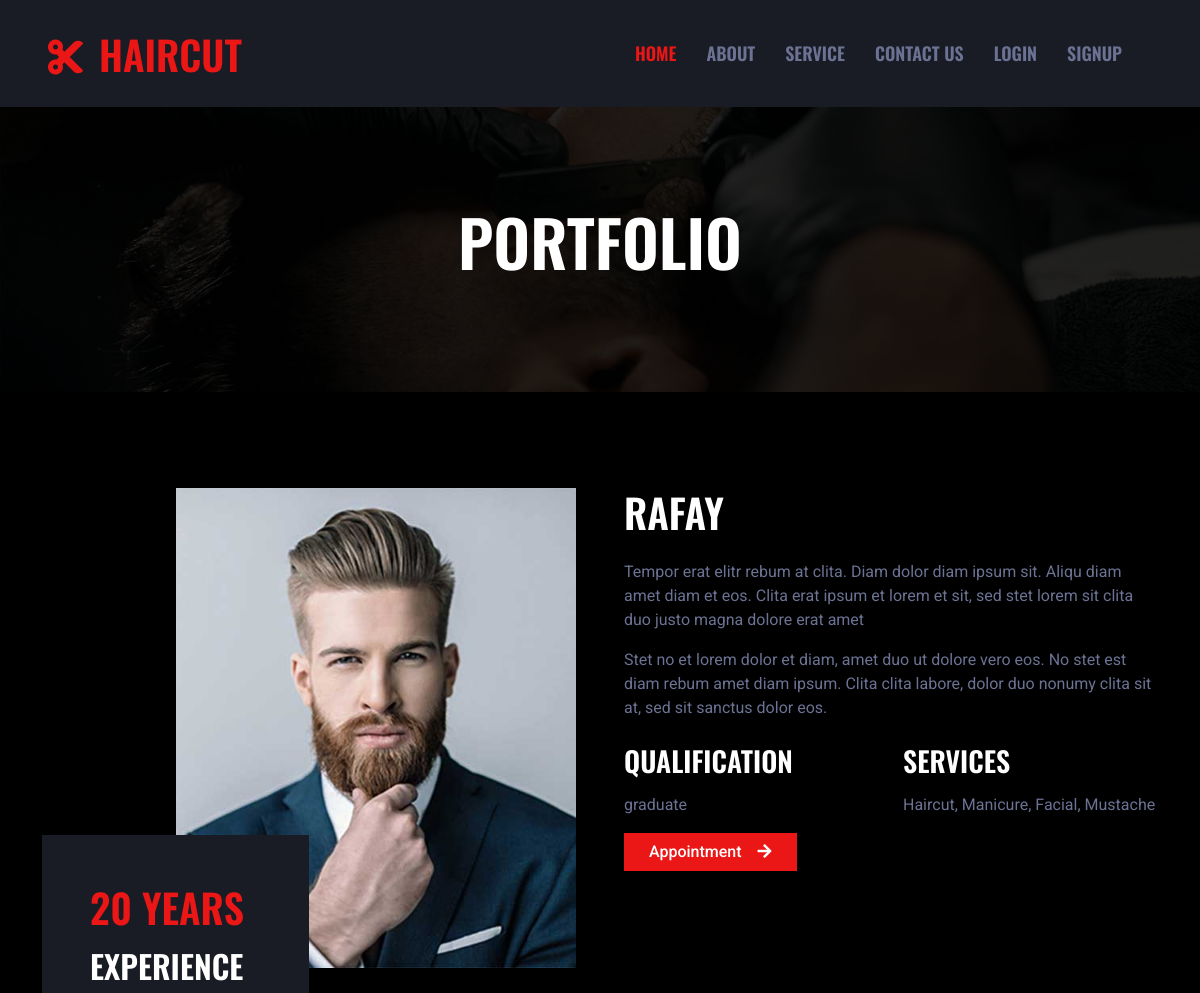
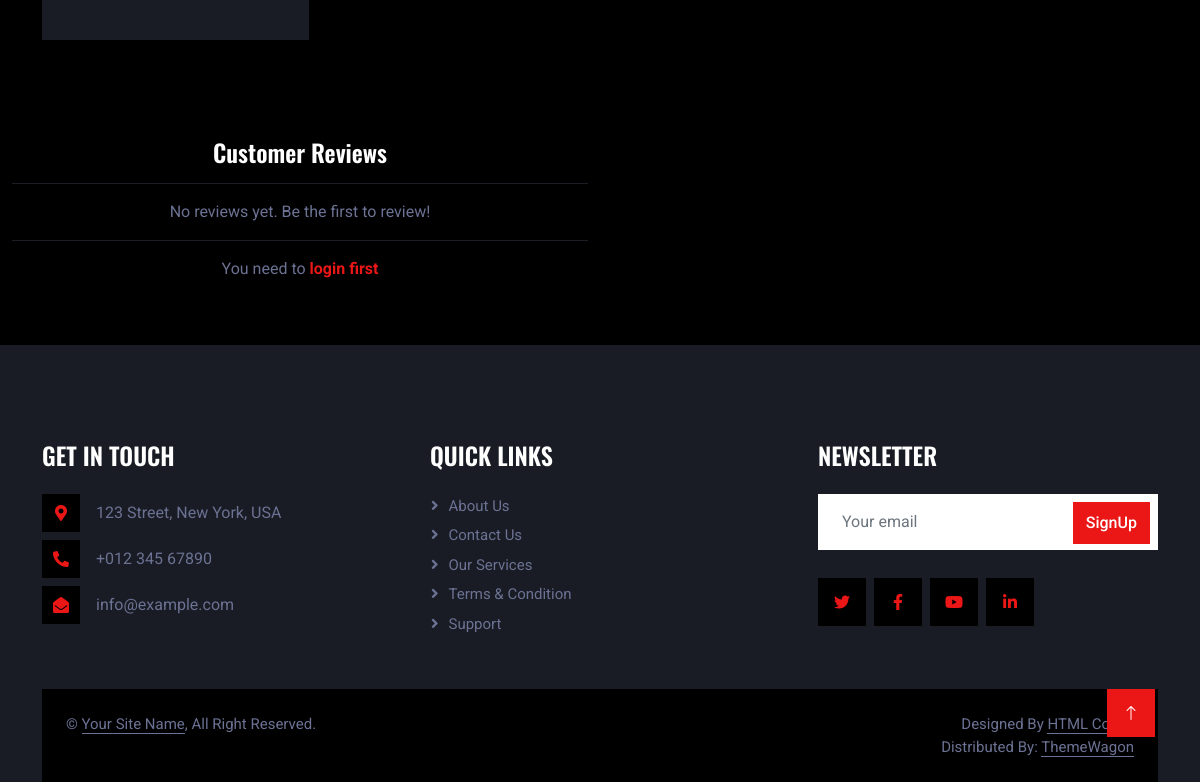
Screenshot of /users/stylistabout.php?id=7 with the database file from the repository (2 pictures, top to bottom).
### tables this page shows
CREATE TABLE `stylists` (
  `id` int(11) NOT NULL,
  `user_id` int(11) DEFAULT NULL,
  `experience` varchar(50) DEFAULT NULL,
  `qualification` varchar(50) DEFAULT NULL,
  `salary` bigint(20) DEFAULT NULL,
  `services` int(11) DEFAULT NULL,
  `image` text DEFAULT NULL,
  `portfolio` text DEFAULT NULL
);

CREATE TABLE `users` (
  `id` int(11) NOT NULL,
  `name` varchar(255) NOT NULL,
  `phone` varchar(50) DEFAULT NULL,
  `email` varchar(255) NOT NULL,
  `password` varchar(255) NOT NULL,
  `role` enum('0','1','2','3') NOT NULL,
  `img` text DEFAULT NULL
);

### users/stylistabout.php (the view, shortened to what this page needs)
<?php
include('header.php');
include('config.php');
$id = $_GET['id'];
$query = "SELECT stylists.*, users.name FROM stylists join users on stylists.user_id=users.id where stylists.id=$id";
$exe = mysqli_query($db, $query);
$row = mysqli_fetch_assoc($exe);
$query2 = "SELECT services.servicesname FROM stylist_services INNER JOIN stylists ON stylist_services.stylist_id = stylists.id INNER JOIN services ON stylist_services.service_id = services.id WHERE stylist_services.stylist_id = $id";
$exe2 = mysqli_query($db, $query2);
$services = [];
while ($row2 = mysqli_fetch_assoc($exe2)) {
    $services[] = $row2['servicesname'];
}
$servies_list = implode(', ', $services);
?>
<div class="container-fluid page-header py-5 mb-5 wow fadeIn" data-wow-delay="0.1s">
    <div class="container text-center py-5">
        <h1 class="display-3 text-white text-uppercase mb-3 animated slideInDown">Portfolio</h1>
    </div>
</div>
<div class="container-xxl py-5">
    <div class="container">
        <div class="row g-5">
            <div class="col-lg-6 wow fadeIn" data-wow-delay="0.1s">
                <div class="d-flex flex-column">
                    <img class="img-fluid w-75 align-self-end" src="../admin/stylist/<?php echo $row['image'] ?>" alt="">
                    <div class="w-50 bg-secondary p-5" style="margin-top: -25%;">
                        <h1 class="text-uppercase text-primary mb-3"><?php echo $row['experience'] ?></h1>
                        <h2 class="text-uppercase mb-0">Experience</h2>
                    </div>
                </div>
            </div>
            <div class="col-lg-6 wow fadeIn" data-wow-delay="0.5s">
                <h1 class="text-uppercase mb-4"><?php echo $row['name'] ?></h1>
                <p>Tempor erat elitr rebum at clita. Diam dolor diam ipsum sit. Aliqu diam amet diam et eos. Clita erat ipsum et lorem et sit, sed stet lorem sit clita duo justo magna dolore erat amet</p>
                <p class="mb-4">Stet no et lorem dolor et diam, amet duo ut dolore vero eos. No stet est diam rebum amet diam ipsum. Clita clita labore, dolor duo nonumy clita sit at, sed sit sanctus dolor eos.</p>
                <div class="row g-4">
                    <div class="col-md-6">
                        <h3 class="text-uppercase mb-3">Qualification</h3>
                        <p class="mb-0"><?php echo $row['qualification'] ?></p>
                        <a href="booking.php?id=<?php echo $row['id'] ?>" class="btn btn-primary rounded-0 px-lg-4 mt-3">Appointment<i class="fa fa-arrow-right ms-3"></i></a>
                    </div>
                    <div class="col-md-6">
                        <h3 class="text-uppercase mb-3">Services</h3>
                        <p class="mb-0"><?php echo $servies_list ?></p>
                    </div>
                </div>
            </div>
        </div>
    </div>
</div>
<div class="container-fluid reviewcontainer">
    <div class="row">
        <div class="col-md-6 text-center">
            <h4 class="text-center">Customer Reviews</h4>
            <hr>
            <div class="reviews">
                <?php
                $reviews_query = "SELECT reviews.*,users.name FROM reviews join users on reviews.user_id = users.id WHERE stylist_id = $id ORDER BY created_at DESC";
                $reviews_result = mysqli_query($db, $reviews_query);
                if (mysqli_num_rows($reviews_result) > 0): ?>
                    <?php while ($review = mysqli_fetch_assoc($reviews_result)): ?>
                        <div class="review">
                            <div class="review-header">
                                <strong><?php echo $review['name']; ?></strong>
                                <div class="rating">
                                    <?php for ($i = 1; $i <= 5; $i++): ?>
                                        <span class="fa fa-star <?php echo $i <= $review['rating'] ? 'checked' : ''; ?>"></span>
                                    <?php endfor; ?>
                                </div>
                                <form action="delete_review.php" method="POST" class="delete-review-form" >
                                    <input type="hidden" value="<?php echo $_GET['id'] ?>" name="stylistid">
                                    <input type="hidden" name="review_id" value="<?php echo $review['id']; ?>">
                                    <button type="submit" onclick="return confirm('Delete this review?')" class="delete-btn">
                                        <i class="fa fa-times" aria-hidden="true"></i>
                                    </button>
                                </form>
                            </div>
                            <div class="review-body">
                                <p><?php echo $review['comment']; ?></p>
                                <small><?php echo date('d M Y, H:i', strtotime($review['created_at'])); ?></small>
                            </div>
                        </div>
                    <?php endwhile; ?>
                <?php else: ?>
                    <p class="text-center">No reviews yet. Be the first to review!</p>
                <?php endif; ?>
            </div>
            <hr>
            <?php
            if (isset($_SESSION['i'])) {
                $check = "SELECT * FROM reviews WHERE user_id = {$_SESSION['i']}";
                $checkexe = mysqli_query($db, $check);
                $checkappoint = "SELECT * FROM confirmappoint where stylist_id=$id and client_id={$_SESSION['i']}";
                $checkappointexe = mysqli_query($db, $checkappoint);
                $row=mysqli_fetch_assoc($checkappointexe);
                if (isset($_SESSION['i']) && mysqli_num_rows($checkexe) == 0 && mysqli_num_rows($checkappointexe) > 0 && $row['status']==1) {
            ?>
                    <h5>Submit Your Review</h5>
                    <form action="" method="POST">
                        <div class="form-group">
                            <label for="rating">Rating:</label>
                            <div class="rating-stars" style="cursor: pointer; color: gray;">
                                <?php for ($i = 1; $i <= 5; $i++): ?>
                                    <span class="fa fa-star" data-value="<?php echo $i; ?>"></span>
                                <?php endfor; ?>
                            </div>
                            <input type="hidden" name="rating" id="rating" required>
                        </div>
                        <div class="form-group">
                            <label for="comment">Your Review:</label>
                            <textarea class="form-control" name="comment" id="comment" rows="4" required></textarea>
                        </div>
                        <button type="submit" class="btn btn-primary submit-review">Submit Review</button>
                    </form>
                <?php
                } elseif (mysqli_num_rows($checkappointexe) == 0) {
                ?>
                    <p>No appointmend found for this stylist</p>
                <?php
                } elseif (mysqli_num_rows($checkexe) > 0) {
                ?>
                    <p>You have already submitted the review.</p>
                <?php
                } else{
                    ?>
                    <p>Your appointment is on pending once approve you can review the stylists</p>
                <?php
                }
            }
            else {
                ?>
                    <p>You need to <a href="signin.php"><b>login first</b></a></p>
            <?php
                }
            ?>
        </div>
    </div>
</div>
<?php
include('footer.php');
?>

### users/css/style.css (style rules this page uses)
:root { --primary: #EB1616; --secondary: #191C24; --light: #6C7293; --dark: #000000; }
.btn { font-weight: 500; transition: .5s; }
.page-header { background: linear-gradient(rgba(0, 0, 0, .85), rgba(0, 0, 0, .85)), url(../img/carousel-1.jpg) center center no-repeat; background-size: cover; }

### users/stylistabout.php (style rules this page uses)
.reviewcontainer { margin-top: 50px !important; }
.btn-primary { background-color: #007bff; border-color: #007bff; }

### rows the page displays
stylists: image (picture), experience "20 YEARS", user.name "RAFAY", qualification "graduate"

### other values shown
$servies_list "Haircut, Manicure, Facial, Mustache"
